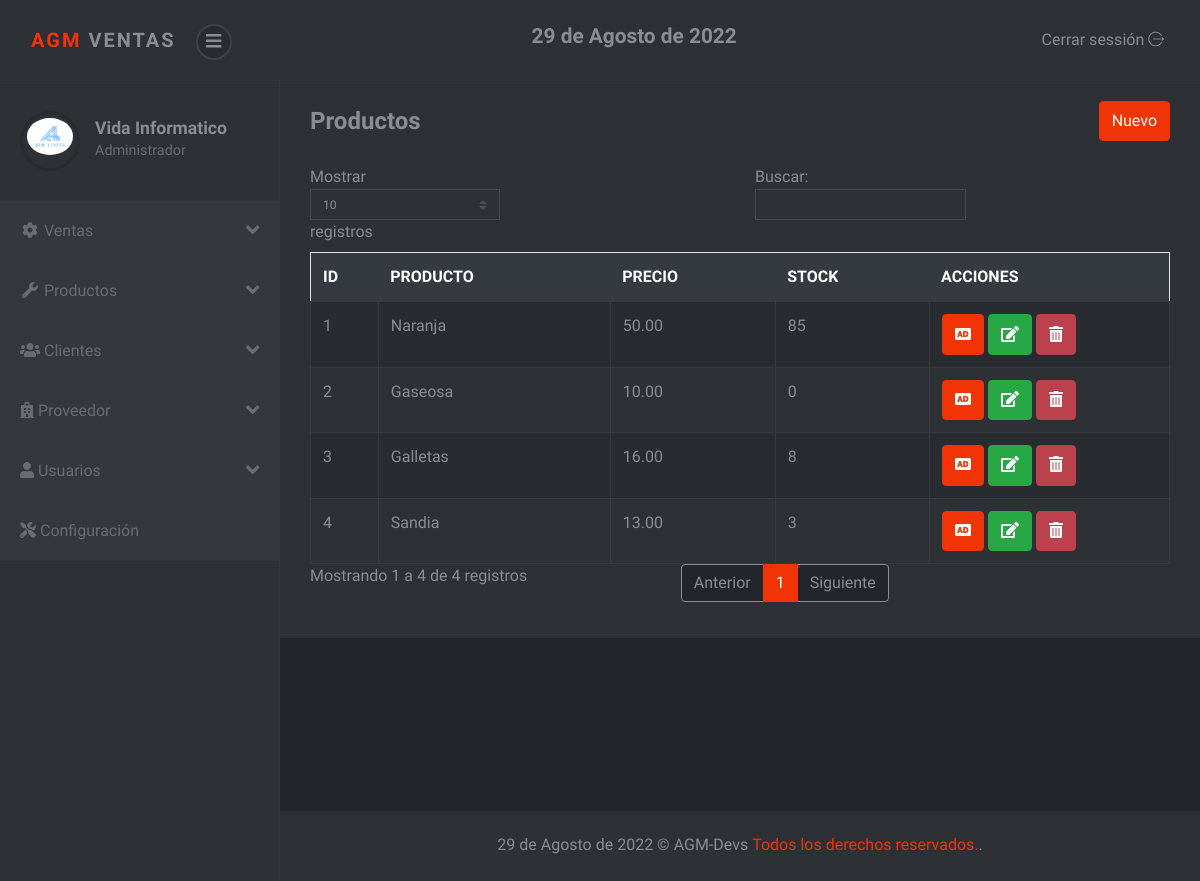
Before: /sistema/lista_productos.php (signed in) with the older database file.
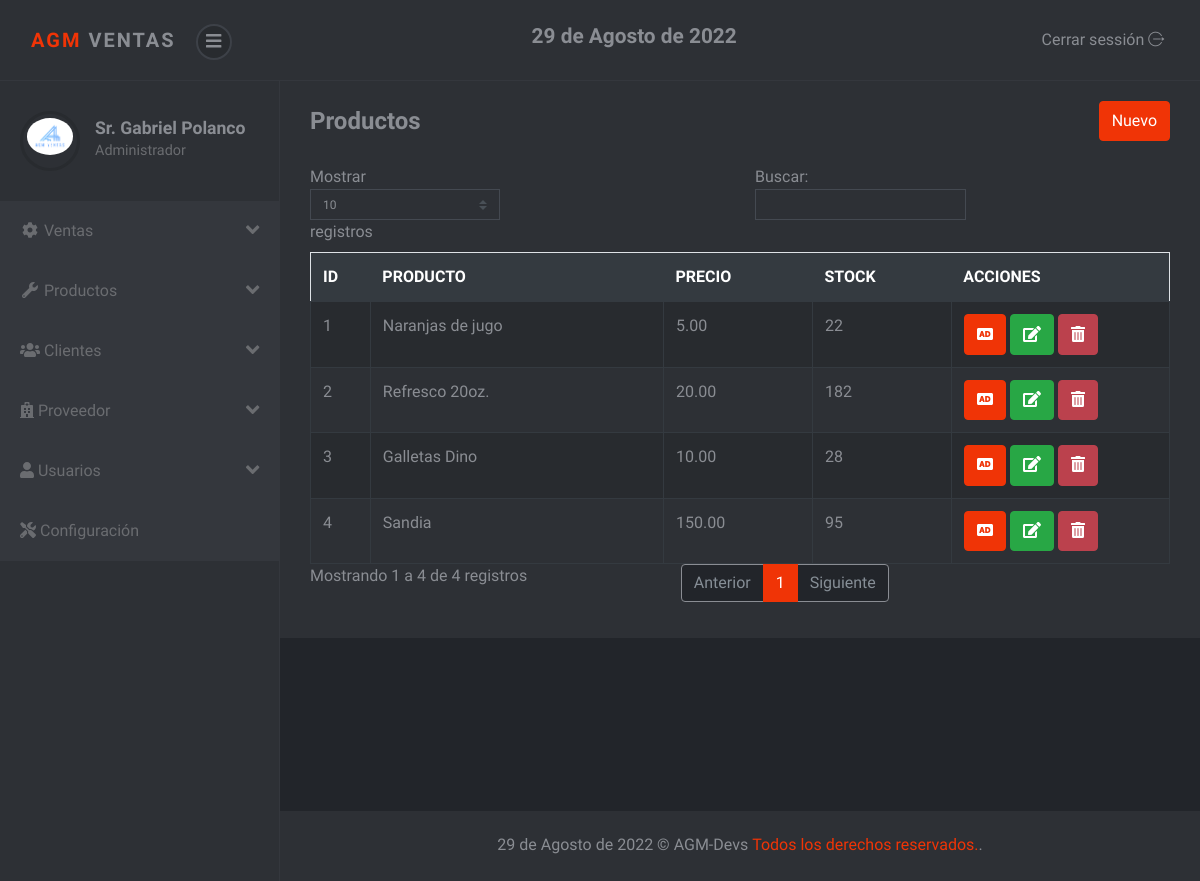
After: the same page with the newer database file.
### tables this page shows
CREATE TABLE `producto` (
  `codproducto` int(11) NOT NULL,
  `codigo` varchar(20) NOT NULL,
  `descripcion` varchar(200) NOT NULL,
  `proveedor` int(11) NOT NULL,
  `precio` decimal(10,2) NOT NULL,
  `existencia` int(11) NOT NULL,
  `usuario_id` int(11) NOT NULL
);

### sistema/lista_productos.php (the view, shortened to what the changed rows need)
<?php include_once "includes/header.php"; ?>
<div class="container-fluid">
	<div class="d-sm-flex align-items-center justify-content-between mb-4">
		<h1 class="h3 mb-0 text-gray-800">Productos</h1>
	</div>
	<div class="row">
		<div class="col-lg-12">
			<div class="table-responsive">
				<table class="table table-striped table-bordered" id="table">
					<thead class="thead-dark">
						<tr>
							<th>ID</th>
							<th>PRODUCTO</th>
							<th>PRECIO</th>
							<th>STOCK</th>
							<?php if ($_SESSION['rol'] == 1) { ?>
							<th>ACCIONES</th>
							<?php } ?>
						</tr>
					</thead>
					<tbody>
						<?php
						include "../conexion.php";
						$query = mysqli_query($conexion, "SELECT * FROM producto");
						$result = mysqli_num_rows($query);
						if ($result > 0) {
							while ($data = mysqli_fetch_assoc($query)) { ?>
								<tr>
									<td><?php echo $data['codproducto']; ?></td>
									<td><?php echo $data['descripcion']; ?></td>
									<td><?php echo $data['precio']; ?></td>
									<td><?php echo $data['existencia']; ?></td>
										<?php if ($_SESSION['rol'] == 1) { ?>
									<td>
										<a href="agregar_producto.php?id=<?php echo $data['codproducto']; ?>" class="btn btn-primary"><i class='fas fa-audio-description'></i></a>
										<a href="editar_producto.php?id=<?php echo $data['codproducto']; ?>" class="btn btn-success"><i class='fas fa-edit'></i></a>
										<form action="eliminar_producto.php?id=<?php echo $data['codproducto']; ?>" method="post" class="confirmar d-inline">
											<button class="btn btn-danger" type="submit"><i class='fas fa-trash-alt'></i> </button>
										</form>
									</td>
										<?php } ?>
								</tr>
						<?php }
						} ?>
					</tbody>
				</table>
			</div>
		</div>
	</div>
</div>
<?php include_once "includes/footer.php"; ?>

### sistema/includes/header.php (shortened to what the changed rows need)
<!DOCTYPE html>
<html>
<head>
	<link rel="stylesheet" href="vendor/bootstrap/css/bootstrap.min.css">
	<link rel="stylesheet" href="css/font.css">
	<link rel="stylesheet" href="css/style.violet.css" id="theme-stylesheet">
	<link rel="stylesheet" href="css/custom.css">
</head>
<body>
	<div class="d-flex align-items-stretch">
		<nav id="sidebar">
			<div class="sidebar-header d-flex align-items-center">
				<div class="title">
					<h1 class="h5"><?php echo $_SESSION['nombre']; ?></h1>
					<p><?php if ($_SESSION['rol'] == 1) {
							echo "Administrador";
						} else {
							echo "Vendedor";
						} ?></p>
				</div>
			</div>
		</nav>
		<div class="page-content">
			<div class="page-header">

Changed rows visible on the page:
changed producto id 1: descripcion "Naranja" → "Naranjas de jugo"; precio "50.00" → "5.00"; existencia "85" → "22"
changed producto id 2: descripcion "Gaseosa" → "Refresco 20oz."; precio "10.00" → "20.00"; existencia "0" → "182"
changed producto id 3: descripcion "Galletas" → "Galletas Dino"; precio "16.00" → "10.00"; existencia "8" → "28"
changed producto "Sandia": precio "13.00" → "150.00"; existencia "3" → "95"
Other visible differences:
$_SESSION['nombre']: "Vida Informatico" → "Sr. Gabriel Polanco"
